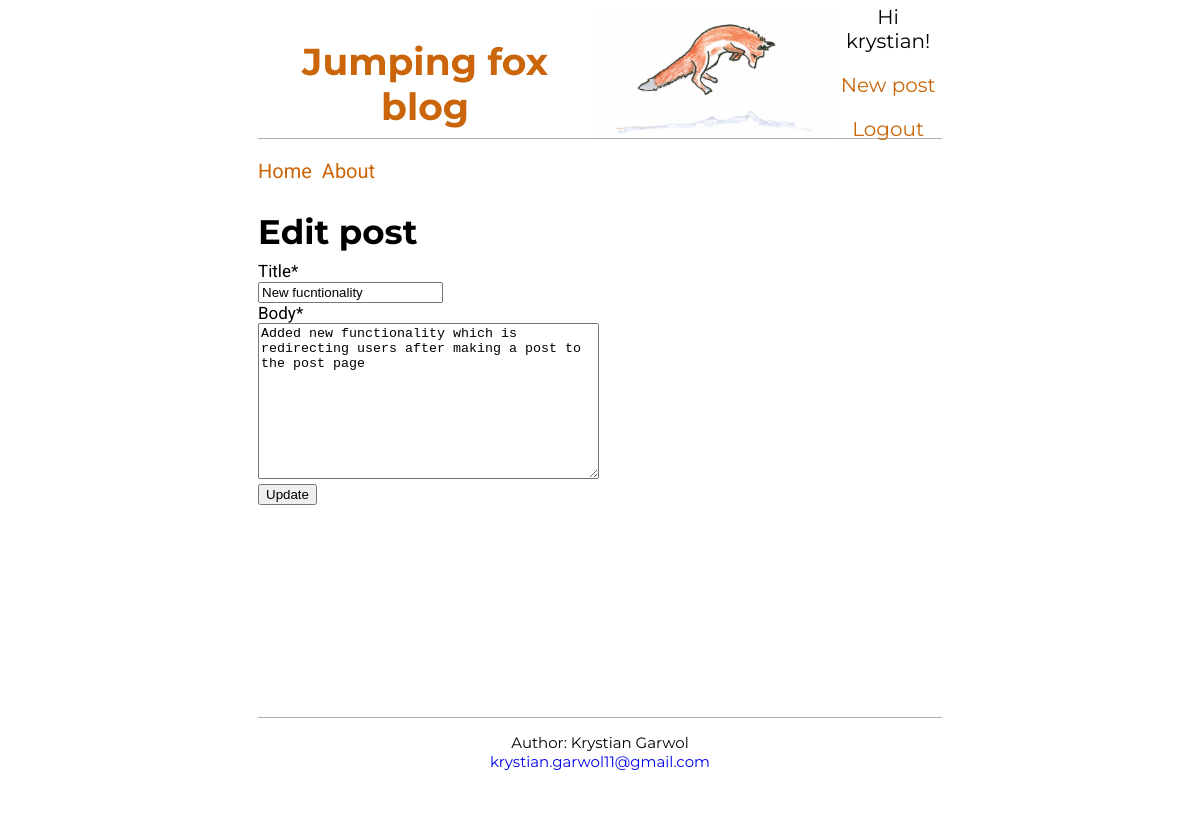
Page /post/4/edit (signed in) on the earlier database version.
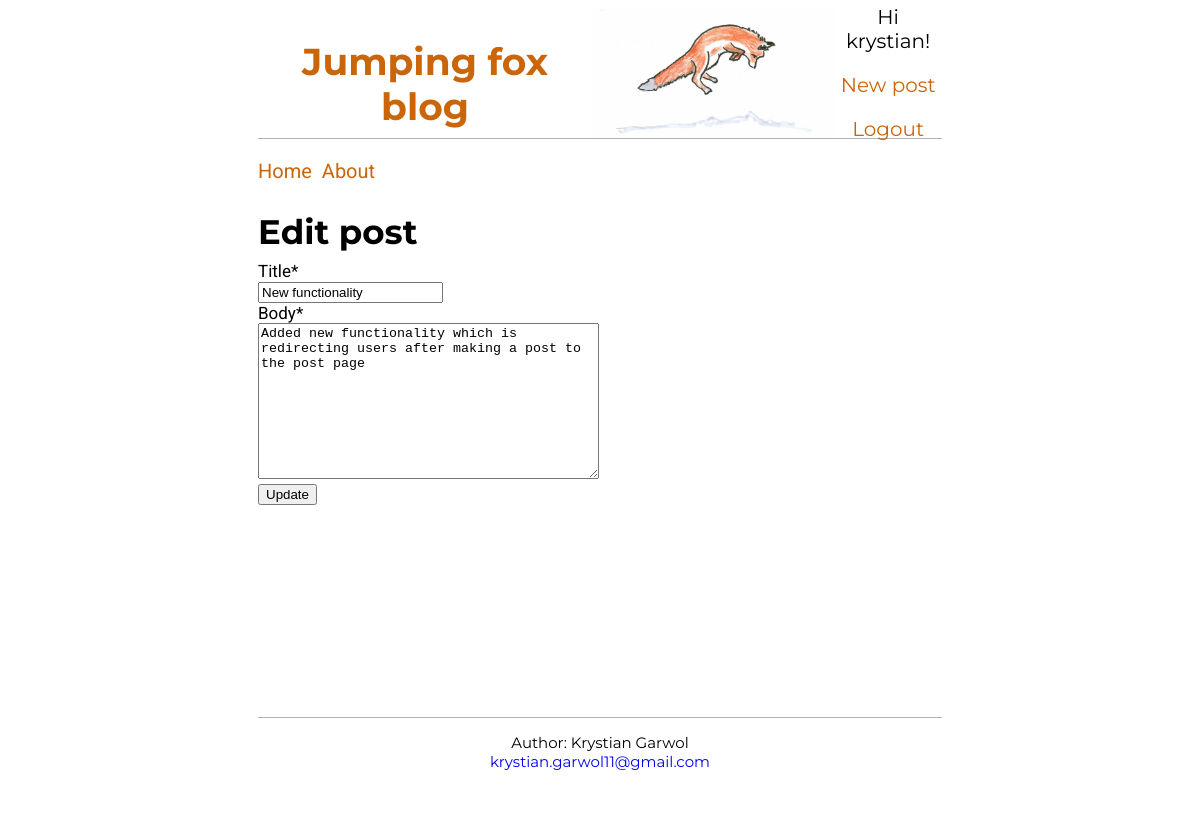
Same page on the later database version.
### blog/models.py (models this page shows, shortened)
class Post(models.Model):
    author = models.ForeignKey('auth.user', on_delete=models.CASCADE, default='Unknown')
    pub_date = models.DateTimeField('date published', default=timezone.now)
    title = models.CharField(max_length=200)
    body = models.TextField()
    class Meta:
        ordering = ['-pub_date']

### blog/views.py (the view)
# urls.py: path('post/<int:pk>/edit', BlogUpdateView.as_view(), name='post_edit'),
class BlogUpdateView(UserPassesTestMixin, LoginRequiredMixin, generic.UpdateView):
    model = Post
    template_name = 'post_edit.html'
    fields = ['title', 'body']
    def test_func(self):
        obj = self.get_object()
        return obj.author == self.request.user

### templates/blog/post_edit.html (shortened to what this page needs)
{% extends 'base.html' %}
{% load crispy_forms_tags %}
{% block content %}
<div class="post-side">
    <h1>Edit post</h1>
    <form action="" method="post">
        {{ form|crispy }}
        <input type="submit" value="Update">
    </form>
</div>
{% endblock content %}

Differences in the rows shown:
changed Post: title "New fucntionality" → "New functionality"
